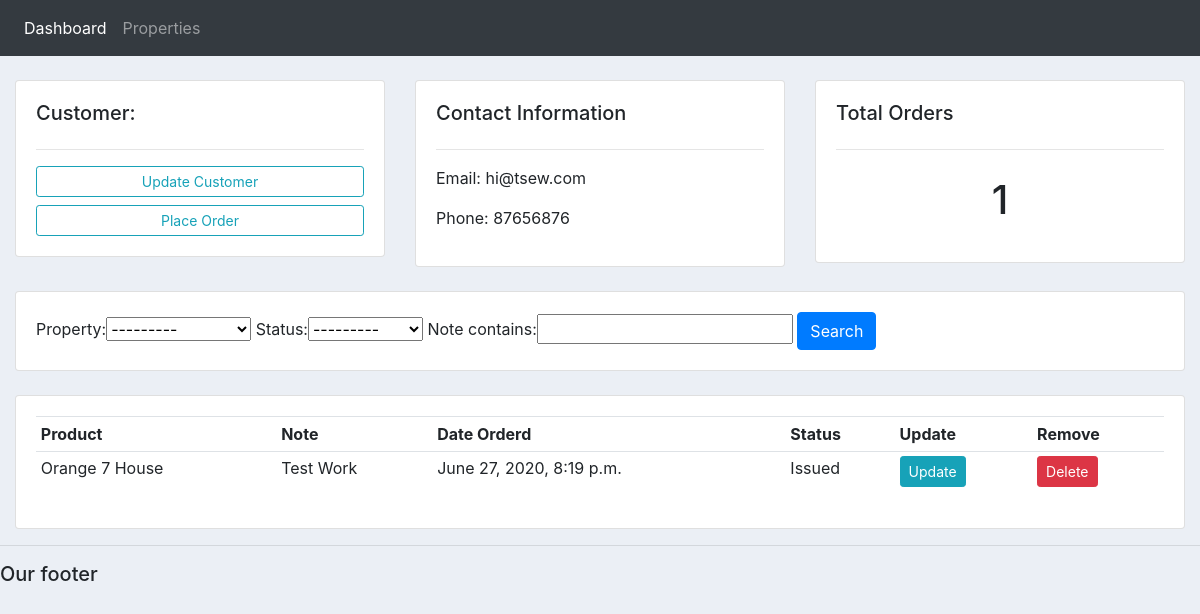
Screenshot of /CustomerManagement/citizen/1/ with the database file from the repository.
### CustomerManagement/models.py (models this page shows, shortened)
class Citizen(models.Model):
    name = models.CharField(max_length=200, null=True)
    phone = models.CharField(max_length=200, null=True)
    email = models.CharField(max_length=200, null=True)
    date_created = models.DateTimeField(auto_now_add=True, null=True)

class Receipt(models.Model):
    STATUS = (
        ('Issued', 'Issued'),
        ('Pending', 'Pending'),
        ('No Payment', 'No Payment'),
    )
    citizen = models.ForeignKey(Citizen, null=True, on_delete=models.SET_NULL)
    property = models.ForeignKey(Property, null=True, on_delete=models.SET_NULL)
    date_created = models.DateTimeField(auto_now_add=True, null=True)
    status = models.CharField(max_length=200, null=True, choices=STATUS)
    note = models.CharField(max_length=1000, null=True)

class Property(models.Model):
    CATEGORY = (
        ('A Type', 'B Type'),
        ('C Type', 'D Type'),
    )
    name = models.CharField(max_length=200, null=True)
    price = models.FloatField(null=True)
    category = models.CharField(max_length=200, null=True, choices=CATEGORY)
    description = models.CharField(max_length=200, null=True)
    date_created = models.DateTimeField(auto_now_add=True, null=True)
    def __str__(self):
        return self.name

### CustomerManagement/views.py (the view)
# urls.py: path('citizen/<str:pk_test>/', views.citizen, name='citizen'),
def citizen(request, pk_test):
    citizen = Citizen.objects.get(id=pk_test)
    receipts = citizen.receipt_set.all()
    receipt_count = receipts.count()
    myFilter = ReceiptFilter(request.GET, queryset=receipts)
    receipts = myFilter.qs
    context = {'citizen': citizen, 'receipts': receipts, 'receipt_count': receipt_count,
               'myFilter': myFilter}
    return render(request, 'CustomerManagement/customer.html', context)

### CustomerManagement/templates/CustomerManagement/customer.html
{%  extends 'CustomerManagement/main.html' %}
{% block content %}
	<br>
<div class="row">
	<div class="col-md">
		<div class="card card-body">
			<h5>Customer:</h5>
			<hr>
			<a class="btn btn-outline-info  btn-sm btn-block" href="">Update Customer</a>
			<a class="btn btn-outline-info  btn-sm btn-block" href="{% url 'create_order' citizen.id %}">Place Order</a>
		</div>
	</div>
	<div class="col-md">
		<div class="card card-body">
			<h5>Contact Information</h5>
			<hr>
			<p>Email: {{citizen.email}}</p>
			<p>Phone: {{citizen.phone}}</p>
		</div>
	</div>
	<div class="col-md">
		<div class="card card-body">
			<h5>Total Orders</h5>
			<hr>
			<h1 style="text-align: center;padding: 10px">{{receipt_count}}</h1>
		</div>
	</div>
</div>
<br>
<div class="row">
	<div class="col">
		<div class="card card-body">
			<form method="get">
				{{myFilter.form}}
		    <button class="btn btn-primary" type="submit">Search</button>
		  </form>
		</div>
	</div>
</div>
<br>
<div class="row">
	<div class="col-md">
		<div class="card card-body">
			<table class="table table-sm">
				<tr>
					<th>Product</th>
					<th>Note</th>
					<th>Date Orderd</th>
					<th>Status</th>
					<th>Update</th>
					<th>Remove</th>
				</tr>
				{% for receipt in receipts %}
				<tr>
					<td>{{receipt.property}}</td>
					<td>{{receipt.note}}</td>
					<td>{{receipt.date_created}}</td>
					<td>{{receipt.status}}</td>
					<td><a class="btn btn-sm btn-info" href="{% url 'update_order' receipt.id %}">Update</a></td>
					<td><a class="btn btn-sm btn-danger" href="{% url 'delete_order' receipt.id %}">Delete</a></td>
				</tr>
				{% endfor %}
			</table>
		</div>
	</div>
</div>
{% endblock %}

### Advertisement/static/Advertisement/main2.css (style rules this page uses)
body { background-color: #ebeff5; }

### rows the page displays
Citizen: email "hi@tsew.com", phone "87656876"
Receipt: property "Orange 7 House", note "Test Work", date_created "June 27, 2020, 8:19 p.m.", status "Issued"

### other values shown
{{ receipt_count }} "1"
